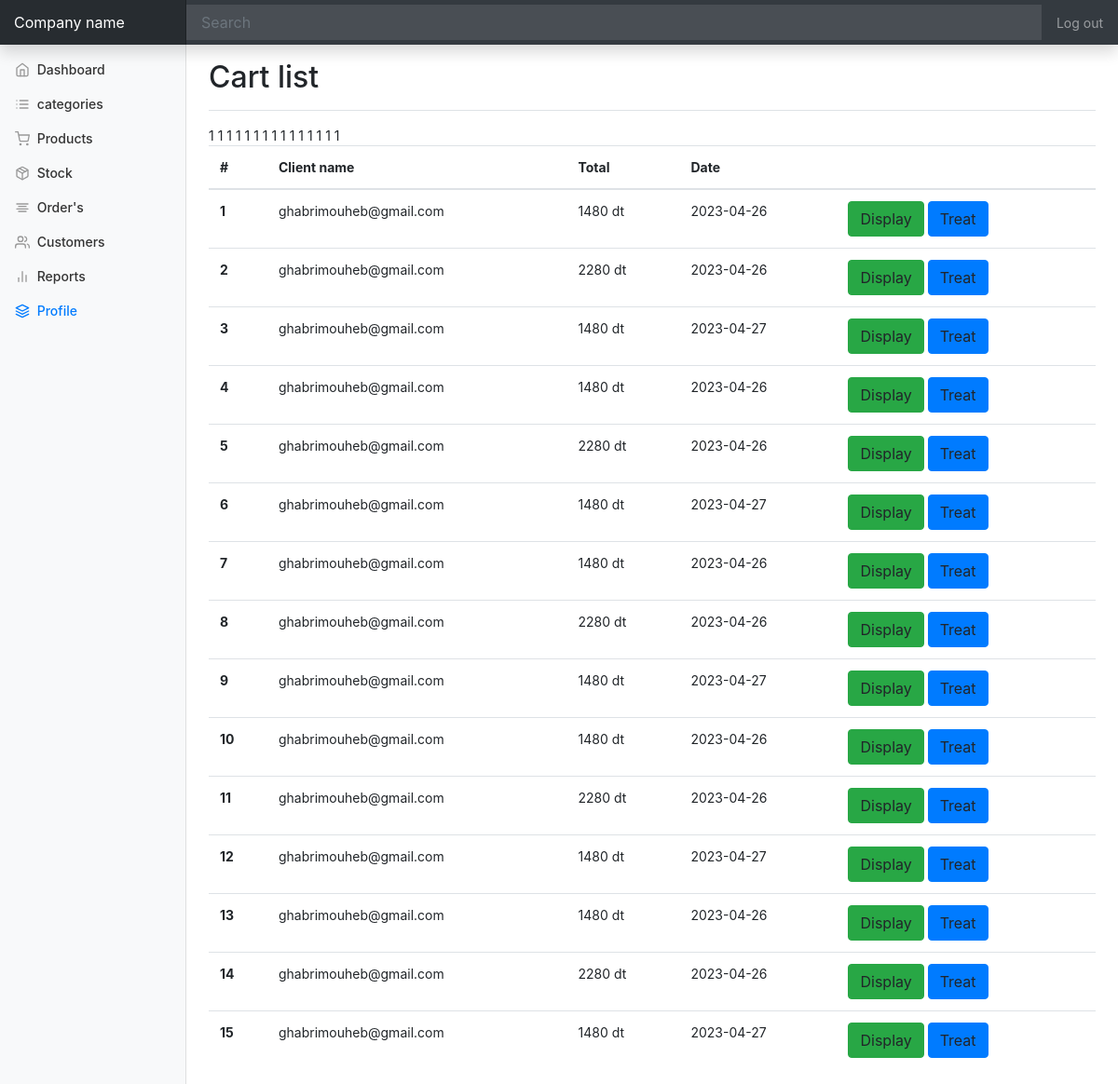
Screenshot of /admin/orders/listO.php (signed in) with the database file from the repository.
### tables this page shows
CREATE TABLE `panier` (
  `id_pa` int(11) NOT NULL,
  `user` int(10) NOT NULL,
  `total` float NOT NULL,
  `date_creation` date NOT NULL,
  `date_modification` date NOT NULL,
  `etat` varchar(255) NOT NULL DEFAULT 'in delivery'
);

CREATE TABLE `user` (
  `id` int(10) NOT NULL,
  `username` varchar(50) NOT NULL,
  `email` varchar(50) NOT NULL,
  `password` varchar(50) NOT NULL,
  `phone` varchar(30) NOT NULL,
  `city` varchar(30) NOT NULL,
  `date_creation` date NOT NULL,
  `date_modification` date NOT NULL,
  `etat` int(11) NOT NULL DEFAULT 0
);

### admin/orders/listO.php (the view, shortened to what this page needs)
<?php
function getCart(){
  include '../../connect.php';
  $sqlQ="SELECT p.id_pa,u.username, u.phone, p.total, p.date_creation,p.etat   FROM panier p, user u,commande c WHERE p.user=u.id";
  $result =$conn->query($sqlQ);
  $paniers=$result->fetchAll();
  return $paniers;
}
$paniers=getCart();
?>
<!doctype html>
<html lang="en">
<head>
  <link href="../../css/bootstrap.min.css" rel="stylesheet">
  <link href="../../css/dashboard.css" rel="stylesheet">
</head>
<body>
  <nav class="navbar navbar-dark fixed-top bg-dark flex-md-nowrap p-0 shadow">
    <a class="navbar-brand col-sm-3 col-md-2 mr-0" href="#">Company name</a>
    <input class="form-control form-control-dark w-100" type="text" placeholder="Search" aria-label="Search">
    <ul class="navbar-nav px-3">
      <li class="nav-item text-nowrap">
        <a class="nav-link" href="../LogoutA.php">Log out</a>
      </li>
    </ul>
  </nav>
  <div class="container-fluid">
    <div class="row">
      <?php include '../template/navA.php'; ?>
      <main role="main" class="col-md-9 ml-sm-auto col-lg-10 px-4">
        <div class="d-flex justify-content-between flex-wrap flex-md-nowrap align-items-center pt-3 pb-2 mb-3 border-bottom">
          <h1 class="h2">Cart list</h1>
        </div>
        <table class="table">
          <thead>
            <tr>
              <th scope="col">#</th>
              <th scope="col">Client name</th>
              <th scope="col">Total</th>
              <th scope="col">Date</th>
              <th scope="col"></th>
            </tr>
          </thead>
          <tbody>
            <?php
            $i = 0;
            foreach ($paniers as $index =>$order) {
              $i++;
              echo print '
                      <th scope="row">' . $i . '</th>
                      <td>' . $order['username'] . '</td>
                      <td>' . $order['total'] . ' dt</td>
                      <td>' . $order['date_creation'] . '</td>
                      <td>
                        <a data-toggle="modal" data-target="#modifyModal' . $order['id_pa'] . '" class="btn btn-success">Display</a>
                        <a  data-toggle="modal" data-target="#treat' . $order['id_pa'] . '"class="btn btn-primary">Treat</a>
                      </td>
                    </tr>
                 <tr>
                ';
            }
            ?>
          </tbody>
        </table>
    </div>
  </div>
</body>
</html>

### css/dashboard.css (style rules this page uses)
body { font-size: .875rem; }
[role="main"] { padding-top: 48px; }
.navbar-brand { padding-top: .75rem; padding-bottom: .75rem; font-size: 1rem; background-color: rgba(0, 0, 0, .25); box-shadow: inset -1px 0 0 rgba(0, 0, 0, .25); }
.navbar .form-control { padding: .75rem 1rem; border-width: 0; border-radius: 0; }
.form-control-dark { color: #fff; background-color: rgba(255, 255, 255, .1); border-color: rgba(255, 255, 255, .1); }

### rows the page displays
panier: user.username "ghabrimouheb@gmail.com", total "1480", date_creation "2023-04-26"
panier: user.username "ghabrimouheb@gmail.com", total "2280", date_creation "2023-04-26"
panier: user.username "ghabrimouheb@gmail.com", total "1480", date_creation "2023-04-27"
